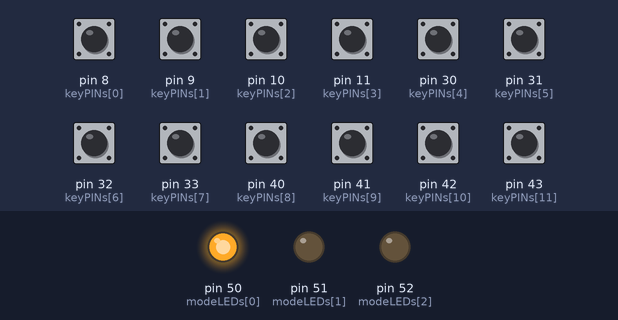
Bench run of a sketch on a simulated Arduino Mega 2560, built with avr-gcc and run on an emulated ATmega2560. On the bench: output pins drawn as LEDs (lit = HIGH). Inputs (shaded band) come from the test bench; at power-on: pin 8 (keyPINs[0]), pin 9 (keyPINs[1]), pin 10 (keyPINs[2]), pin 11 (keyPINs[3]), pin 30 (keyPINs[4]), pin 31 (keyPINs[5]), pin 32 (keyPINs[6]), pin 33 (keyPINs[7]), pin 40 (keyPINs[8]), pin 41 (keyPINs[9]), pin 42 (keyPINs[10]), pin 43 (keyPINs[11]) HIGH.

Above: at 1.2 s.
1.3 s: pin 43 (keyPINs[11]) pulled LOW for 0.15 s
At 2.4 s:
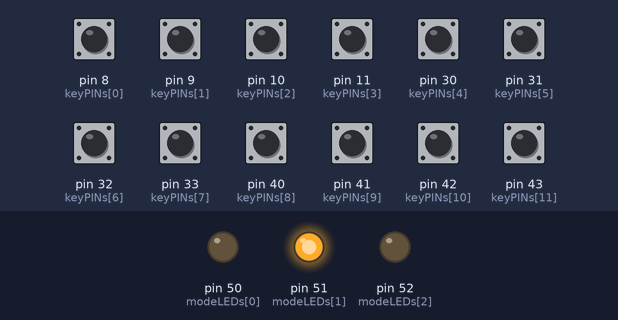
2.9 s: pin 43 (keyPINs[11]) pulled LOW for 1 s
At 3.6 s:
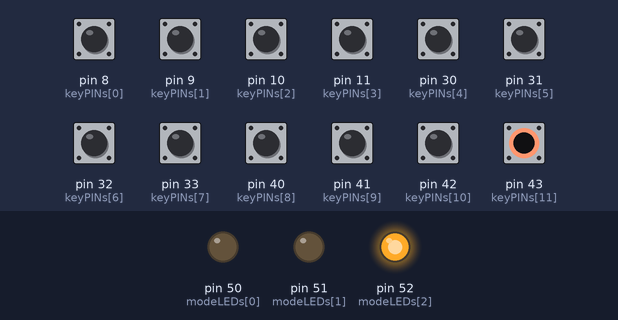
Timing chart, 0 to 5.9 s (numbered marks = the images above; inputs shaded):
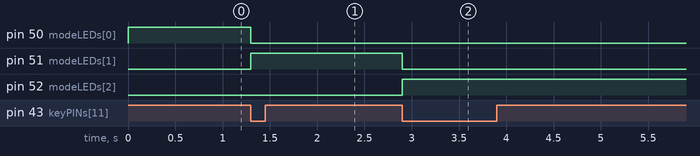

Measured:
- after the input at 1.3 s, pin 50 (modeLEDs[0]): HIGH → LOW at once; pin 51 (modeLEDs[1]): LOW → HIGH at once
- after the input at 2.9 s, pin 51 (modeLEDs[1]): HIGH → LOW at once; pin 52 (modeLEDs[2]): LOW → HIGH at once

The sketch:

Gauntlet.ino
```cpp
#define MODE_COUNT 3
#define RED_MODE 0
#define YELLOW_MODE 1
#define BLUE_MODE 2

#define KEY_COUNT 12
#define KEY_ESC 43
#define KEY_W 42
#define KEY_E 41
#define KEY_R 40
#define KEY_A 33
#define KEY_S 32
#define KEY_D 31
#define KEY_F 30
#define KEY_Z 11
#define KEY_X 10
#define KEY_C 9
#define KEY_V 8

#define KEY_DEAD_INTERVAL 200

int currentMode = RED_MODE;
int modeLEDs[] = {50, 51, 52};
int keyPINs[] = {8, 9 , 10, 11, 30, 31, 32, 33, 40, 41, 42, 43};
int keyPreviousStates[64];
unsigned long keyLastPressesTime[64];

void setup(){
  int i;
  Serial1.begin(9600);
  for(i = 0; i < MODE_COUNT; i = i + 1){
    //Serial.println(("set pin to OUTPUT: " + String(modeLEDs[i])));
    pinMode(modeLEDs[i], OUTPUT);
  }
  for(i = 0; i < KEY_COUNT; i = i + 1){
    //Serial.println(("set pin to INPUT_PULLUP: " + String(modeLEDs[i])));
    pinMode(keyPINs[i], INPUT_PULLUP);
    keyPreviousStates[keyPINs[i]] = HIGH;
    keyLastPressesTime[keyPINs[i]] = millis();
  }
  switchMode(RED_MODE);
}

void loop(){
  if(checkKeyPressed(KEY_ESC)){
    int newMode = currentMode + 1;
    if(newMode >= MODE_COUNT){
      newMode = 0;
    }
    switchMode(newMode);
    return;
  }
  if(currentMode == RED_MODE){
    if(checkKeyPressed(KEY_W)){
      Serial1.println("key w");
    }
    if(checkKeyPressed(KEY_E)){
      Serial1.println("key e");
    }
    if(checkKeyPressed(KEY_R)){
      Serial1.println("key r");
    }
    if(checkKeyPressed(KEY_A)){
      Serial1.println("key a");
    }
    if(checkKeyPressed(KEY_S)){
      Serial1.println("key s");
    }
    if(checkKeyPressed(KEY_D)){
      Serial1.println("key d");
    }
    if(checkKeyPressed(KEY_F)){
      Serial1.println("key f");
    }
    if(checkKeyPressed(KEY_Z)){
      Serial1.println("key z");
    }
    if(checkKeyPressed(KEY_X)){
      Serial1.println("key x");
    }
    if(checkKeyPressed(KEY_C)){
      Serial1.println("key c");
    }
    if(checkKeyPressed(KEY_V)){
      Serial1.println("key v");
    }
  }
}

void switchMode(int newMode){
  int i;
  currentMode = newMode;
  for(i = 0; i < MODE_COUNT; i = i + 1){
    if(i == currentMode){
      digitalWrite(modeLEDs[i], HIGH);
    }else{
      digitalWrite(modeLEDs[i], LOW);
    }
  }
}

boolean checkKeyPressed(int pin){
  int keyState = digitalRead(pin);
  boolean result = false;
  if(keyState != keyPreviousStates[pin]){
    if(millis() - keyLastPressesTime[pin] > KEY_DEAD_INTERVAL){
      if(keyState == LOW){
        result = true;
        keyLastPressesTime[pin] = millis();
      }
    }
  }
  keyPreviousStates[pin] = keyState;
  return result;
}
```
